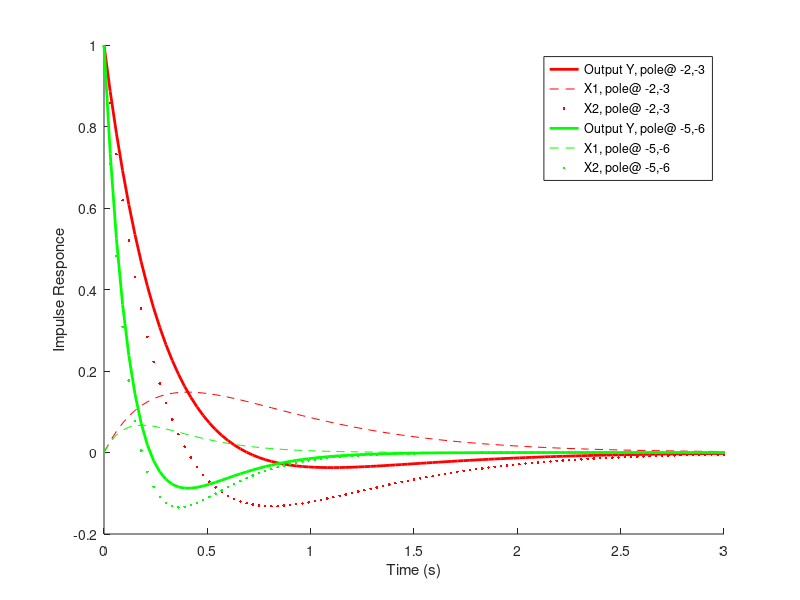

Write MATLAB code to recreate this figure.
A1=[0,1;-6,-5];
A2=[0,1;-30,-11];
B=[0;1];
C=[1,1];
D=[0];
s1=ss(A1,B,C,D);
s2=ss(A2,B,C,D);

[y1,tOut,x1] = impulse(s1,3);
[y2,tOut,x2] = impulse(s2,tOut);
figure(1), clf, hold on

plot(tOut,y1,"r","linewidth",2)
plot(tOut,x1(:,1),"r--")
plot(tOut,x1(:,2),"r.")
plot(tOut,y2,"g","linewidth",2)
plot(tOut,x2(:,1),"g--")
plot(tOut,x2(:,2),"g.")

xlabel("Time (s)")
ylabel("Impulse Responce")

legend("Output Y, pole@ -2,-3","X1, pole@ -2,-3","X2, pole@ -2,-3","Output Y, pole@ -5,-6","X1, pole@ -5,-6","X2, pole@ -5,-6")